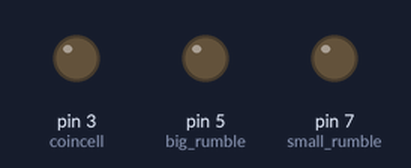
Bench run of a sketch on a simulated Arduino Uno, built with avr-gcc and run on an emulated ATmega328P. On the bench: output pins drawn as LEDs (lit = HIGH).

Above: at 0.3 s.
At 1.1 s:
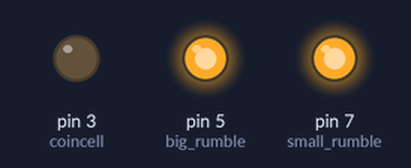
At 3.1 s:
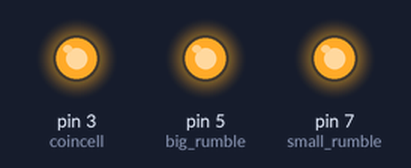
At 4.31 s:
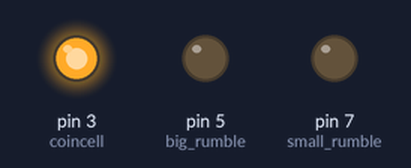
Timing chart, 0 to 5.5 s (numbered marks = the images above):
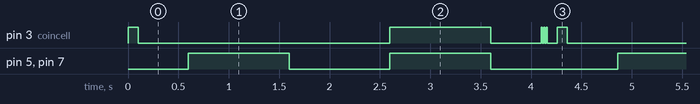

Measured:
- by itself, pin 5 (big_rumble), pin 7 (small_rumble): repeats every 4.3 s: LOW 1.0 s, HIGH 1.0 s, LOW 1.3 s, HIGH 1.0 s
- by itself, pin 3 (coincell): repeats every 4.3 s: LOW 2.5 s, HIGH 1.0 s, LOW 0.50 s, 2 × (HIGH 0.01 s, LOW 0.02 s), HIGH 0.01 s, LOW 0.10 s, HIGH 0.10 s
- by itself, everything shown: repeats every 4.3 s, in 8 steps

The sketch:

Usability_Backup.ino
```cpp
const byte ledPin = 13;
const byte Pin = 2;
volatile byte state = LOW;
void setup() {
pinMode(3, OUTPUT); // coincell
pinMode(5, OUTPUT);// big rumble
pinMode(7, OUTPUT);// small rumble

}

void loop() {
//digitalWrite(3, HIGH);
//delay(10);
//digitalWrite(4 ,LOW);
//delay(10);

//digitalWrite(5, HIGH);
//delay(1000);
//digitalWrite(5 ,LOW);
//delay(1000);


//digitalWrite(6, HIGH);
//delay(10000);
//digitalWrite(6 ,LOW);
//delay(1000);

//digitalWrite(7, HIGH);

//digitalWrite(4 ,LOW);

//LEFT ARM
digitalWrite(3, HIGH);
delay(100);
digitalWrite(3, LOW);
delay(500);

// RIGHT ARM
digitalWrite(5, HIGH);
digitalWrite(7, HIGH);
delay(1000);
digitalWrite(5, LOW);
digitalWrite(7, LOW);
delay(1000);

//BOTH ARMS
digitalWrite(3, HIGH);
digitalWrite(5, HIGH);
digitalWrite(7, HIGH);
delay(1000);
digitalWrite(3, LOW);
digitalWrite(5, LOW);
digitalWrite(7, LOW);
delay(500);

//LEFT BUZZ
digitalWrite(3, HIGH);
delay(10);
digitalWrite(3, LOW);
delay(15);
digitalWrite(3, HIGH);
delay(10);
digitalWrite(3, LOW);
delay(15);
digitalWrite(3, HIGH);
delay(10);
digitalWrite(3, LOW);
delay(100);


}
```
